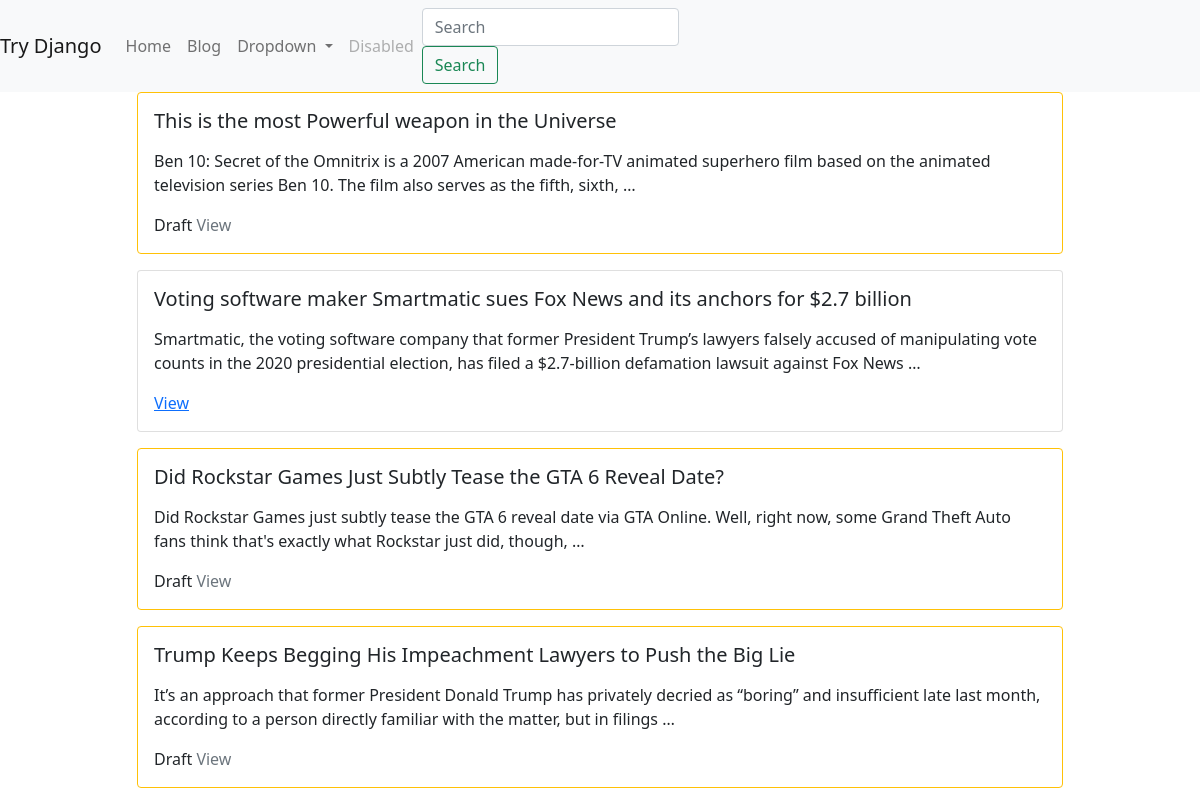
Page /blog/ (signed in) on the committed database.
### blog/models.py (models this page shows, shortened)
class BlogPost(models.Model):
    user = models.ForeignKey(User, default=1, null=True,
                             on_delete=models.SET_NULL)
    image = models.FileField(upload_to="image/", blank=True, null=True)
    title = models.CharField(max_length=120)
    slug = models.SlugField(unique=True)
    content = models.TextField(blank=True, null=True)
    publish_date = models.DateTimeField(
        auto_now=False, auto_now_add=False, null=True, blank=True)
    timestamp = models.DateTimeField(auto_now=True)
    updated = models.DateTimeField(auto_now=True)
    objects = BlogPostManager()
    class Meta:
        ordering = ["-pk", "-publish_date", "-updated", "-timestamp"]
    def get_absolute_url(self):
        return f"/blog/{self.slug}"

### blog/views.py (the view)
# urls.py: path('', blog_post_list_view, name="blogs"),
def blog_post_list_view(request):
    qs = BlogPost.objects.all().published()
    if request.user.is_authenticated:
        my_qs = BlogPost.objects.filter(user=request.user)
        qs = (qs | my_qs).distinct()
    template_name = "list.html"
    context = {'object_list': qs}
    return render(request, template_name, context)

### blog/models.py (called while the page is built)
    def published(self):
        now = timezone.now()
        return self.filter(publish_date__lte=now)

    def get_queryset(self):
        return BlogPostQuerySet(self.model, using=self._db)

### blog/templates/list.html (shortened to what this page needs)
{% extends 'base.html' %}
{% block content %}
<div class="row">
    {% for object in object_list %}
        {% include 'list-inline.html' with blog_post=object truncate=True %}
    {% endfor %}
</div>
{% endblock %}

### blog/templates/list-inline.html
<div class="col-12 col-md-10 mb-3 mx-auto">
    <div class="card {% if not blog_post.publish_date %} border border-warning {% endif %}">
        <div class="card-body">
            <h5 class="card-title">{{ blog_post.title }}</h5>
            <p class="card-text">
               {% if truncate %}
                    {{ blog_post.content |linebreaks | truncatewords:30}}
                {% else %}
                    {{ blog_post.content | linebreaks}}
                {% endif %}
            </p>
            {% if not detail %}
                {% if not blog_post.publish_date %} Draft {% endif %}
            <a href="{{ blog_post.get_absolute_url}}" class="{% if not blog_post.publish_date %} text-decoration-none text-secondary {% endif %}">View</a>
            {% endif %}
        </div>
    </div>
</div>

### rows in the picture
BlogPost: title "This is the most Powerful weapon in the Universe", content "Ben 10: Secret of the Omnitrix is a 2007 American made-for-TV animated superhero film based on the animated television series Ben 10. The film also serves as the fifth, sixth, …", shows "Draft"
BlogPost: title "Voting software maker Smartmatic sues Fox News and its anchors for $2.7 billion", content "Smartmatic, the voting software company that former President Trump’s lawyers falsely accused of manipulating vote counts in the 2020 presidential election, has filed a $2.7-billion defamation lawsuit against Fox News …"
BlogPost: title "Did Rockstar Games Just Subtly Tease the GTA 6 Reveal Date?", content "Did Rockstar Games just subtly tease the GTA 6 reveal date via GTA Online. Well, right now, some Grand Theft Auto fans think that's exactly what Rockstar just did, though, …", shows "Draft"
BlogPost: title "Trump Keeps Begging His Impeachment Lawyers to Push the Big Lie", content "It’s an approach that former President Donald Trump has privately decried as “boring” and insufficient late last month, according to a person directly familiar with the matter, but in filings …", shows "Draft"
